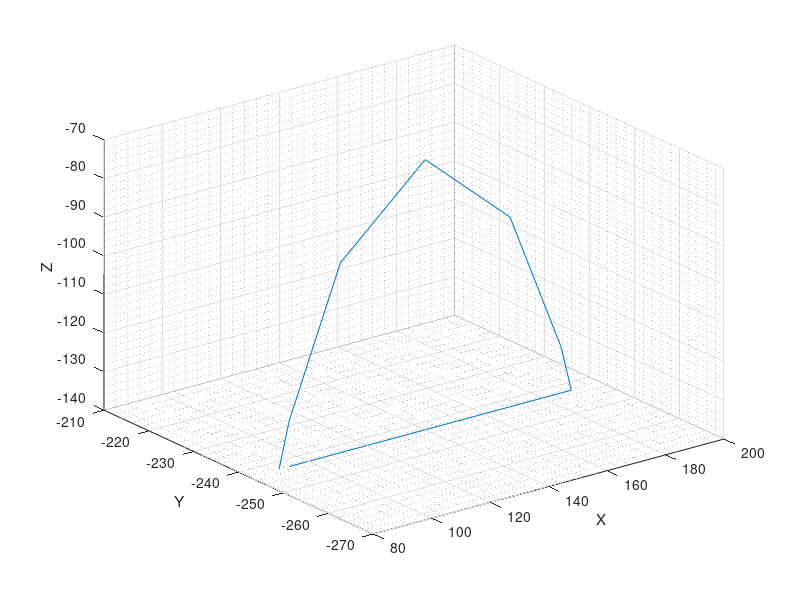

This chart was generated by the following MATLAB code:
x = [90.000
    93.549
   110.988
   140.000
   169.012
   186.451
   190.000
   186.451
   169.012
   140.000
   110.988
    93.549];
    
y = [-242.49
  -242.49
  -242.49
  -242.49
  -242.49
  -242.49
  -242.49
  -242.49
  -242.49
  -242.49
  -242.49
  -242.49];
  
z = [-140.000
  -127.997
   -90.837
   -70.000
   -90.837
  -127.997
  -140.000
  -140.000
  -140.000
  -140.000
  -140.000
  -140.000];

figure(1)  
plot3(x,y,z);
xlabel('X') 
ylabel('Y')
zlabel('Z')
hold on;
grid on;
grid minor;



